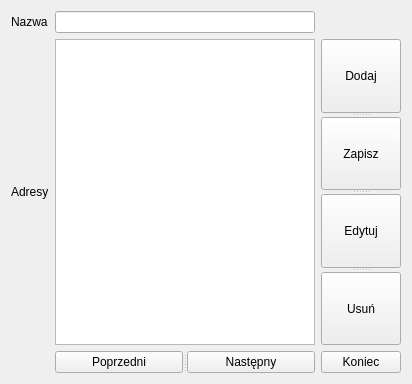
<?xml version="1.0" encoding="UTF-8"?>
<ui version="4.0">
 <class>Form</class>
 <widget class="QWidget" name="Form">
  <property name="geometry">
   <rect>
    <x>0</x>
    <y>0</y>
    <width>412</width>
    <height>384</height>
   </rect>
  </property>
  <property name="windowTitle">
   <string>Form</string>
  </property>
  <layout class="QGridLayout" name="gridLayout_2">
   <item row="0" column="0">
    <layout class="QGridLayout" name="gridLayout">
     <item row="1" column="2">
      <widget class="QSplitter" name="splitter">
       <property name="orientation">
        <enum>Qt::Vertical</enum>
       </property>
       <widget class="QPushButton" name="btn_dodaj">
        <property name="text">
         <string>Dodaj</string>
        </property>
       </widget>
       <widget class="QPushButton" name="btn_zapisz">
        <property name="text">
         <string>Zapisz</string>
        </property>
       </widget>
       <widget class="QPushButton" name="btn_edytuj">
        <property name="text">
         <string>Edytuj</string>
        </property>
       </widget>
       <widget class="QPushButton" name="bnt_usun">
        <property name="text">
         <string>Usuń</string>
        </property>
       </widget>
      </widget>
     </item>
     <item row="0" column="0">
      <widget class="QLabel" name="lbl_nazwa">
       <property name="text">
        <string>Nazwa</string>
       </property>
      </widget>
     </item>
     <item row="0" column="1">
      <widget class="QLineEdit" name="txt_nazwa"/>
     </item>
     <item row="1" column="1">
      <widget class="QTextEdit" name="txt_adres"/>
     </item>
     <item row="1" column="0">
      <widget class="QLabel" name="lbl_adresy">
       <property name="text">
        <string>Adresy</string>
       </property>
      </widget>
     </item>
     <item row="2" column="1">
      <widget class="QSplitter" name="splitter_2">
       <property name="orientation">
        <enum>Qt::Horizontal</enum>
       </property>
       <widget class="QPushButton" name="btn_poprz">
        <property name="text">
         <string>Poprzedni</string>
        </property>
       </widget>
       <widget class="QPushButton" name="btn_nast">
        <property name="text">
         <string>Następny</string>
        </property>
       </widget>
      </widget>
     </item>
     <item row="2" column="2">
      <widget class="QPushButton" name="btn_koniec">
       <property name="text">
        <string>Koniec</string>
       </property>
      </widget>
     </item>
    </layout>
   </item>
  </layout>
 </widget>
 <resources/>
 <connections/>
</ui>
